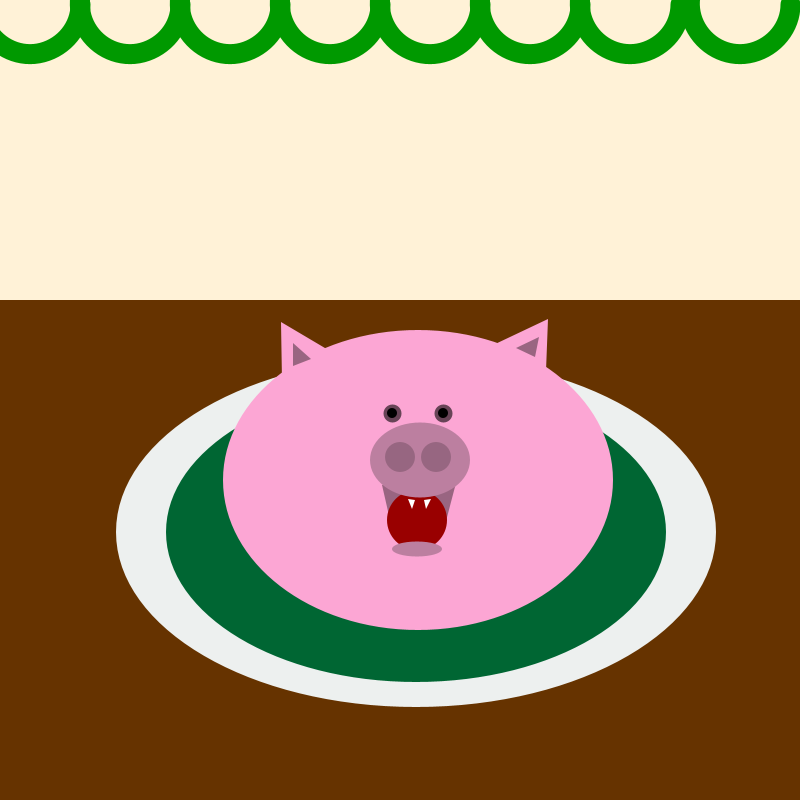
Frame 1 (no input)
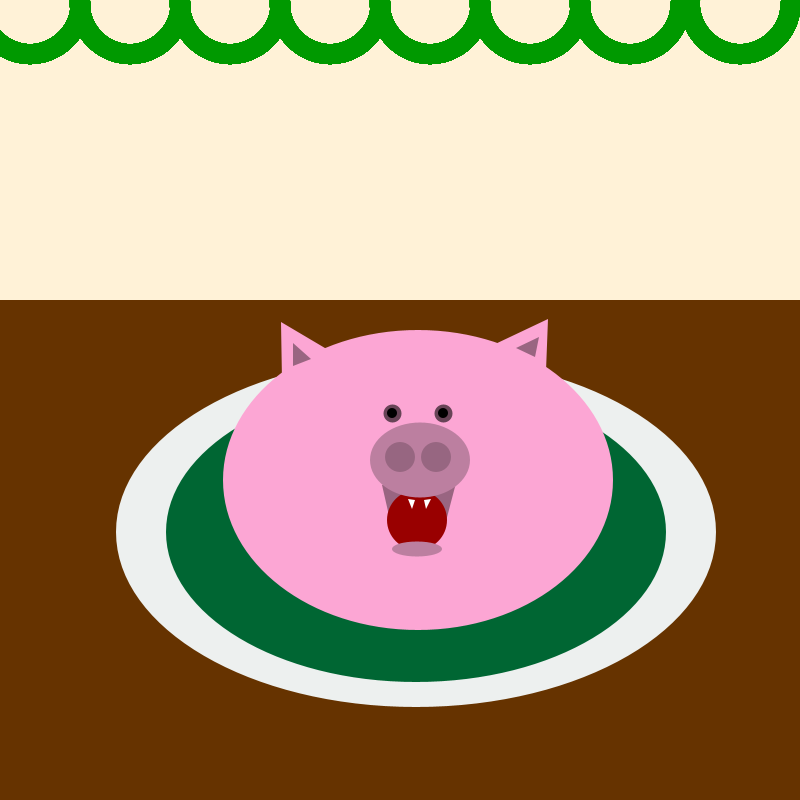
Frame 60 (the mouse pressed at the canvas centre just before this capture)
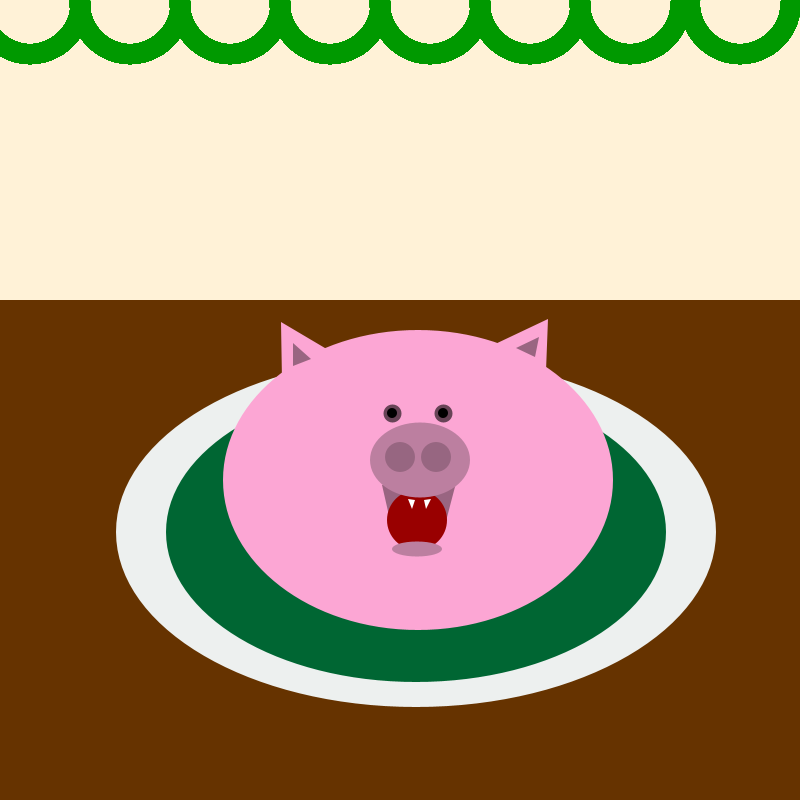
Frame 120 (the mouse held since frame 60 and released just before this capture)

The Processing sketch that drew these frames (run headless with seeded random() and noise(); from frame 60 on, the mouse is pressed at the canvas centre):

// Processing sketch: lucka_15_christmasHam
// ── lucka_15_christmasHam.pde
void setup(){
 size(800,800);
 background(255, 242, 215);
 
  
}

void draw(){
luckaFifteen();
  println("MouseX : "+mouseX+" MouseY : "+mouseY);


}
// ── lucka_15.pde
void luckaFifteen() {
  //table
  noStroke();
  fill(102, 51, 0);
  rect(0, 300, 800, 500);

  //Platter
  fill(237, 240, 239);
  ellipse(416, 532, 600, 350);
  
  //green
  fill(0,102,51);
  ellipse(416, 532, 500, 300);



  //ham
  /*
  noStroke();
   fill(252, 166, 212);
   ellipse(418, 480, 390, 300);
   rect(224, 467, 390, 160, 50);
   stroke(0, 200);
   strokeWeight(1);
   noFill();
   line(244, 415, 258, 420);
   line(258, 420, 265, 434);
   line(260, 398, 277, 405);
   line(277, 405, 288, 433);
   line(273, 382, 299, 395);
   line(299, 395, 313, 424);
   line(289, 372, 311, 388);
   */

  noStroke();
  fill(252, 166, 212);
  ellipse(418, 480, 390, 300);
 
   
//ears
  triangle(281, 322, 282, 381, 330, 351);
  triangle(548, 319, 491, 346, 546, 371);
  
  fill(0,100);
  triangle(293, 343, 293, 366, 311, 359);
  triangle(539, 337, 516, 348, 535, 357);
 
//mouth
  fill(0, 100);
  quad(382, 485, 390, 520, 445, 525, 456, 483);

//apple
  fill(153,0,0);
  ellipse(417, 520, 60,60);

  
//nose
  fill(188, 127, 160);
  ellipse(420, 460, 100, 75);
  fill(0,50);
  ellipse(400, 457, 30,30);
  ellipse(436, 457, 30,30); 
  
//mouth
  fill(188, 127, 160);
  ellipse(417, 549, 50, 15);
  
//teeth
  fill(255);
  triangle(408, 499, 415, 500, 412, 509);
  triangle(424, 500, 431, 499, 426, 509);
  
//eyes
  stroke(0,150);
  strokeWeight(8);
  fill(0);
  ellipse(392, 413, 10,10);
  ellipse(443, 413, 10,10);

  //decoration
  strokeWeight(20);
  stroke(0,153,0);
  noFill();
  arc(30, 4, 100, 100, 0, PI+QUARTER_PI, OPEN);
  arc(130, 4, 100, 100, 0, PI+QUARTER_PI, OPEN);
  arc(230, 4, 100, 100, 0, PI+QUARTER_PI, OPEN);
  arc(330, 4, 100, 100, 0, PI+QUARTER_PI, OPEN);
  arc(430, 4, 100, 100, 0, PI+QUARTER_PI, OPEN);
  arc(530, 4, 100, 100, 0, PI+QUARTER_PI, OPEN);
  arc(630, 4, 100, 100, 0, PI+QUARTER_PI, OPEN);
  arc(740, 4, 100, 100, 0, PI+QUARTER_PI, OPEN);
  
}
